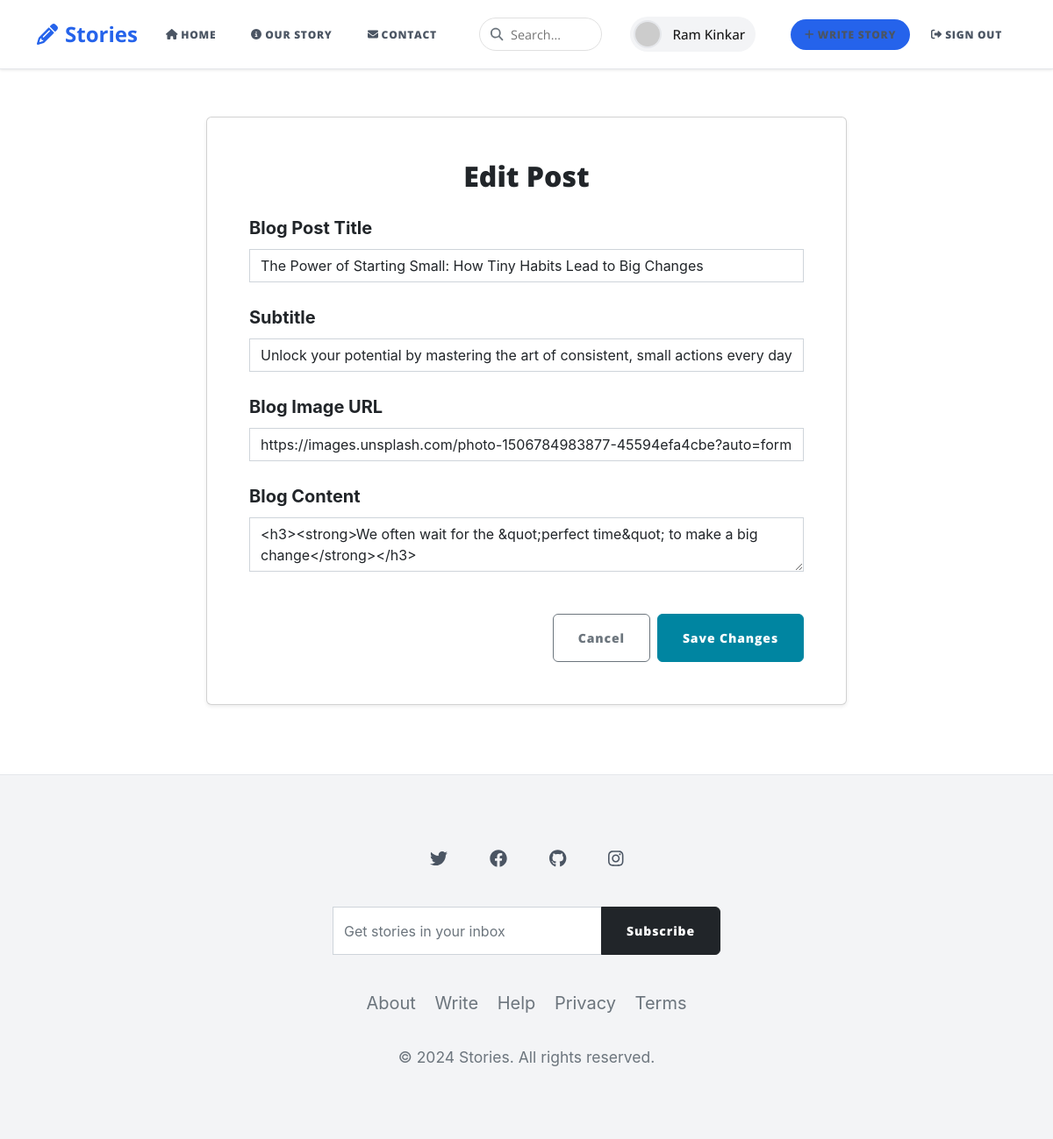
Page /edit-post/1 (signed in) on the earlier database version.
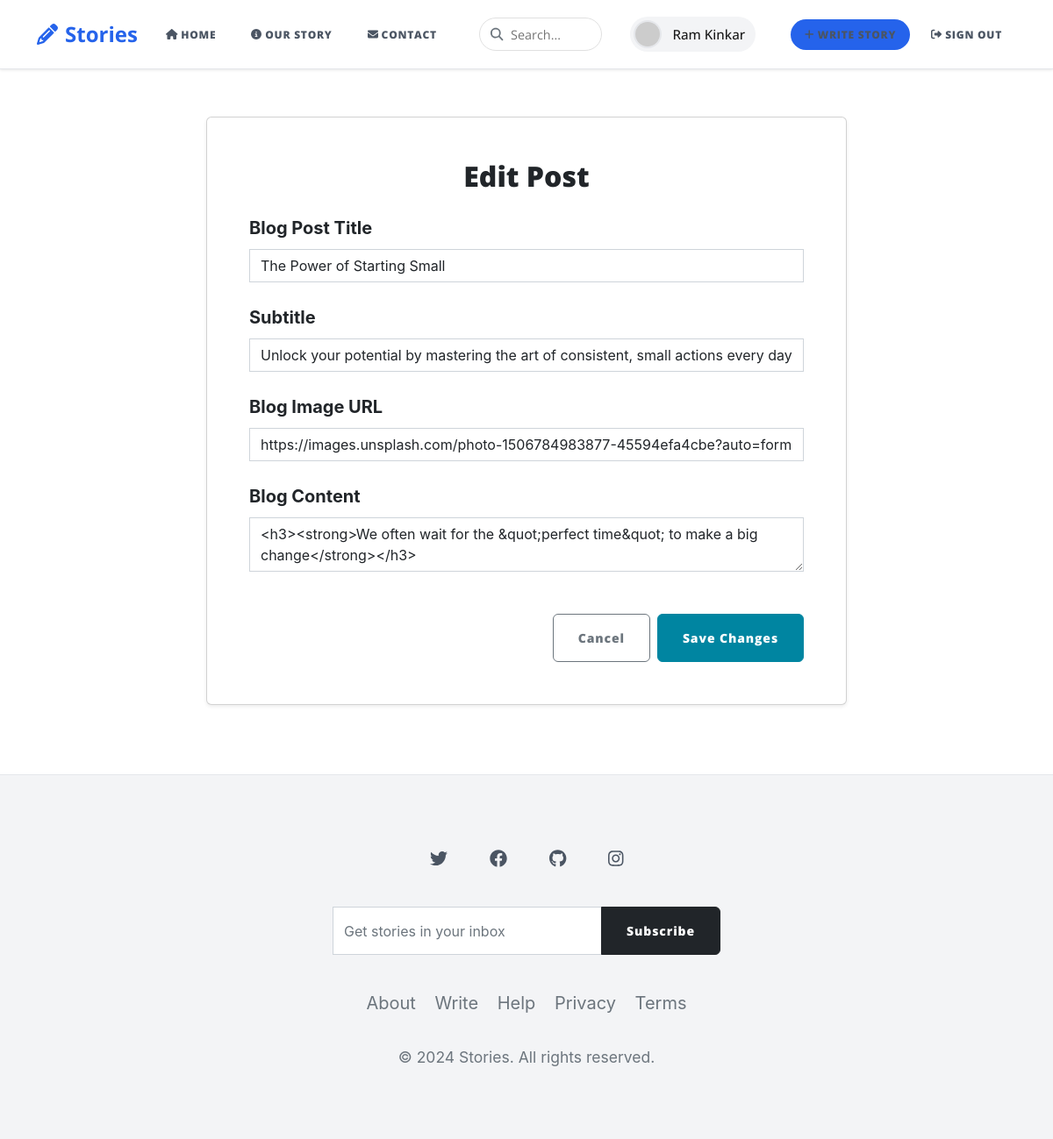
Same page on the later database version.
### main.py (models this page shows)
class User(UserMixin, db.Model):
    __tablename__ = "users"
    id: Mapped[int] = mapped_column(Integer, primary_key=True)
    email: Mapped[str] = mapped_column(String(100), unique=True)
    password: Mapped[str] = mapped_column(String(100))
    name: Mapped[str] = mapped_column(String(100))
    posts = relationship("BlogPost", back_populates="author")
    comments = relationship("Comment", back_populates="comment_author")

class BlogPost(db.Model):
    __tablename__ = "blog_posts"
    id: Mapped[int] = mapped_column(Integer, primary_key=True)
    author_id: Mapped[int] = mapped_column(Integer, db.ForeignKey("users.id"))
    author = relationship("User", back_populates="posts")
    title: Mapped[str] = mapped_column(String(250), unique=True, nullable=False)
    subtitle: Mapped[str] = mapped_column(String(250), nullable=False)
    date: Mapped[str] = mapped_column(String(250), nullable=False)
    body: Mapped[str] = mapped_column(Text, nullable=False)
    img_url: Mapped[str] = mapped_column(String(250), nullable=False)
    comments = relationship("Comment", back_populates="parent_post")

### main.py (the view, shortened to what this page needs)
@app.route("/edit-post/<int:post_id>", methods=["GET", "POST"])
@admin_only
def edit_post(post_id):
    post = db.get_or_404(BlogPost, post_id)
    edit_form = CreatePostForm(
        title=post.title,
        subtitle=post.subtitle,
        img_url=post.img_url,
        author=post.author,
        body=post.body
    )
    return render_template("make-post.html", form=edit_form, is_edit=True, current_user=current_user)

### forms.py
class CreatePostForm(FlaskForm):
    title = StringField("Blog Post Title", validators=[DataRequired()])
    subtitle = StringField("Subtitle", validators=[DataRequired()])
    img_url = StringField("Blog Image URL", validators=[DataRequired(), URL()])
    body = CKEditorField("Blog Content", validators=[DataRequired()])
    submit = SubmitField("Submit Post")

### main.py (called while the page is built)
@login_manager.user_loader
def load_user(user_id):
    return db.get_or_404(User, user_id)

def admin_only(f):
    @wraps(f)
    def decorated_function(*args, **kwargs):
        if current_user.id != 1:
            return abort(403)
        return f(*args, **kwargs)
    return decorated_function

### templates/make-post.html (shortened to what this page needs)
{% include "header.html" %}
<div class="container mt-5">
  <div class="row justify-content-center">
    <div class="col-lg-8">
      <div class="card shadow-sm">
        <div class="card-body p-5">
          <h2 class="card-title text-center mb-4">
            {% if is_edit %}
            Edit Post
            {% else %}
            Create New Post
            {% endif %}
          </h2>
          <form action="" method="post">
            <div class="mb-4">
              {{ form.title.label(class="form-label") }}
              {{ form.title(class="form-control") }}
            </div>
            <div class="mb-4">
              {{ form.subtitle.label(class="form-label") }}
              {{ form.subtitle(class="form-control") }}
            </div>
            <div class="mb-4">
              {{ form.img_url.label(class="form-label") }}
              {{ form.img_url(class="form-control") }}
            </div>
            <div class="mb-4">
              {{ form.body.label(class="form-label") }}
              {{ form.body(class="form-control") }}
            </div>
            <div class="d-flex justify-content-end gap-2 mt-5">
              <a href="{{ url_for('get_all_posts') }}" class="btn btn-outline-secondary">
                Cancel
              </a>
              <button type="submit" class="btn btn-primary">
                {% if is_edit %}
                Save Changes
                {% else %}
                Publish Post
                {% endif %}
              </button>
            </div>
          </form>
        </div>
      </div>
    </div>
  </div>
</div>
{% include "footer.html" %}

### templates/header.html (shortened to what this page needs)
<!DOCTYPE html>
<html lang="en">
  <head>
    {% block styles %}
    {{ bootstrap.load_css() }}
    <link
      href="{{ url_for('static', filename='css/styles.css') }}"
      rel="stylesheet"
    />
    <link href="{{ url_for('static', filename='css/custom.css') }}" rel="stylesheet" />
    {% endblock %}
  </head>
  <body>
    <nav class="navbar navbar-expand-lg navbar-light" id="mainNav">
      <div class="container">
        <a class="navbar-brand" href="/">
          <i class="fas fa-pencil-alt me-2"></i>Stories
        </a>
        <div class="collapse navbar-collapse" id="navbarResponsive">
          <ul class="navbar-nav me-auto">
            <li class="nav-item">
              <a class="nav-link" href="{{ url_for('get_all_posts') }}">
                <i class="fas fa-home me-1"></i>Home
              </a>
            </li>
            <li class="nav-item">
              <a class="nav-link" href="{{ url_for('about') }}">
                <i class="fas fa-info-circle me-1"></i>Our Story
              </a>
            </li>
            <li class="nav-item">
              <a class="nav-link" href="{{ url_for('contact') }}">
                <i class="fas fa-envelope me-1"></i>Contact
              </a>
            </li>
          </ul>
          <form class="search-form d-flex" action="{{ url_for('search') }}" method="get">
            <input type="search" name="q" class="search-input" placeholder="Search..." aria-label="Search">
          </form>
          <ul class="navbar-nav align-items-center ms-auto">
            {% if current_user.is_authenticated %}
              <li class="nav-item me-3">
                <a href="{{ url_for('dashboard') }}" class="user-profile">
                  <img src="{{ current_user.email | gravatar }}" alt="{{ current_user.name }}" class="nav-user-img">
                  <span class="nav-username">{{ current_user.name }}</span>
                </a>
              </li>
              {% if current_user.id == 1: %}
              <li class="nav-item">
                <a class="nav-link write-story-btn" href="{{ url_for('add_new_post') }}">
                  <i class="fas fa-plus me-1"></i>Write Story
                </a>
              </li>
              {% endif %}
              <li class="nav-item">
                <a class="nav-link" href="{{ url_for('logout') }}">
                  <i class="fas fa-sign-out-alt me-1"></i>Sign Out
                </a>
              </li>
            {% endif %}
          </ul>
        </div>
      </div>
    </nav>
  </body>
</html>

### templates/footer.html (shortened to what this page needs)
        <footer>
          <div class="container">
            <div class="row justify-content-center">
              <div class="col-md-10 text-center">
                <div class="social-links mb-4">
                  <a href="#!" title="Twitter">
                    <i class="fab fa-twitter"></i>
                  </a>
                  <a href="#!" title="Facebook">
                    <i class="fab fa-facebook"></i>
                  </a>
                  <a href="#!" title="GitHub">
                    <i class="fab fa-github"></i>
                  </a>
                  <a href="#!" title="Instagram">
                    <i class="fab fa-instagram"></i>
                  </a>
                </div>
                <div class="row justify-content-center mb-4">
                  <div class="col-md-6">
                    <div class="input-group">
                      <input type="email" class="form-control" placeholder="Get stories in your inbox">
                      <button class="btn btn-dark" type="button">Subscribe</button>
                    </div>
                  </div>
                </div>
                <div class="footer-links mb-4">
                  <a href="{{ url_for('about') }}" class="text-muted mx-2">About</a>
                  <a href="{{ url_for('contact') }}" class="text-muted mx-2">Write</a>
                  <a href="#" class="text-muted mx-2">Help</a>
                  <a href="#" class="text-muted mx-2">Privacy</a>
                  <a href="#" class="text-muted mx-2">Terms</a>
                </div>
                <p class="text-muted small mb-0">© 2024 Stories. All rights reserved.</p>
              </div>
            </div>
          </div>
        </footer>
    </body>
</html>

### static/css/custom.css (style rules this page uses)
:root { --primary-color: #1a1a1a; --secondary-color: #2563eb; --accent-color: #3b82f6; --text-color: #374151; --light-gray: #f3f4f6; --border-color: #e5e7eb; --background-white: #ffffff; --nav-text-color: #4b5563; --font-primary: -apple-system, BlinkMacSystemFont, "Segoe UI", Roboto, Oxygen, Ubuntu, Cantarell, "Open Sans", "Helvetica Neue", sans-serif; }
body { font-family: var(--font-primary); color: var(--text-color); line-height: 1.6; background-color: var(--background-white); padding-top: 70px; }
#mainNav { background-color: rgba(255, 255, 255, 0.98); border-bottom: 1px solid var(--border-color); padding: 0.75rem 0; position: fixed; width: 100%; top: 0; z-index: 1000; box-shadow: 0 1px 3px rgba(0, 0, 0, 0.1); }
#mainNav .navbar-brand { font-weight: 700; font-size: 1.5rem; color: var(--secondary-color); padding: 0.5rem 0; }
#mainNav .nav-link { font-size: 1rem; color: var(--nav-text-color) !important; font-weight: 500; padding: 0.5rem 1rem !important; transition: all 0.2s ease; }
.navbar-nav { gap: 0.5rem; }
.write-story-btn { background-color: var(--secondary-color); color: white !important; border-radius: 99px; padding: 0.5rem 1.25rem !important; margin-left: 1rem; transition: all 0.2s ease; }
footer { background-color: var(--light-gray); padding: 4rem 0; margin-top: 4rem; border-top: 1px solid var(--border-color); }
footer .social-links { margin-bottom: 2rem; }
footer .social-links a { color: var(--nav-text-color); font-size: 1.25rem; margin: 0 1rem; transition: color 0.2s ease; }
.user-profile { display: flex; align-items: center; gap: 0.75rem; padding: 0.25rem; border-radius: 99px; background-color: var(--light-gray); transition: all 0.2s ease; }
.nav-user-img { width: 32px; height: 32px; border-radius: 50%; border: 2px solid var(--border-color); }
.nav-username { font-size: 0.95rem; font-weight: 500; color: var(--primary-color); margin-right: 0.5rem; }
.social-links { display: flex; justify-content: center; gap: 1rem; }
.social-links a { color: var(--nav-text-color); transition: color 0.2s ease; }
.navbar { background-color: rgba(255, 255, 255, 0.95) !important; backdrop-filter: blur(10px); box-shadow: 0 2px 10px rgba(0, 0, 0, 0.1); }
.search-form { position: relative; margin: 0 2rem; flex: 1; max-width: 600px; }
.search-input { padding: 0.4rem 1rem 0.4rem 2.2rem; border: 1px solid #e0e0e0; border-radius: 20px; background-color: rgba(255, 255, 255, 0.9); width: 100%; font-size: 0.9rem; transition: all 0.3s ease; }
.container .row > [class*='col-'] { padding: 15px; }

Differences in the rows shown:
changed BlogPost: title "The Power of Starting Small: How Tiny Habits Lead to Big Changes" → "The Power of Starting Small"
